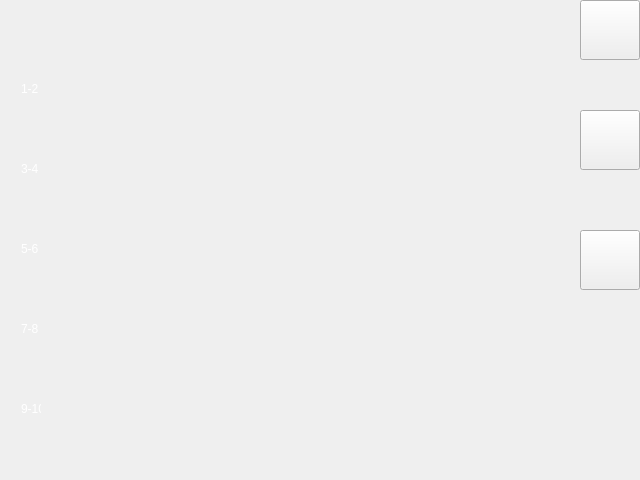
<?xml version="1.0" encoding="UTF-8"?>
<ui version="4.0">
 <class>MainWindow</class>
 <widget class="QMainWindow" name="MainWindow">
  <property name="geometry">
   <rect>
    <x>0</x>
    <y>0</y>
    <width>640</width>
    <height>480</height>
   </rect>
  </property>
  <property name="minimumSize">
   <size>
    <width>640</width>
    <height>480</height>
   </size>
  </property>
  <property name="maximumSize">
   <size>
    <width>640</width>
    <height>480</height>
   </size>
  </property>
  <property name="windowTitle">
   <string>开心每一天</string>
  </property>
  <property name="windowIcon">
   <iconset resource="resource.qrc">
    <normaloff>:/image/image/windowIcon.png</normaloff>:/image/image/windowIcon.png</iconset>
  </property>
  <property name="styleSheet">
   <string notr="true">QMainWindow{
	background-image:url(:/image/image/bk.png)
}</string>
  </property>
  <widget class="QWidget" name="centralWidget">
   <widget class="QPushButton" name="closeButton">
    <property name="geometry">
     <rect>
      <x>580</x>
      <y>0</y>
      <width>60</width>
      <height>60</height>
     </rect>
    </property>
    <property name="toolTip">
     <string>&lt;html&gt;&lt;head/&gt;&lt;body&gt;&lt;p&gt;退出&lt;/p&gt;&lt;/body&gt;&lt;/html&gt;</string>
    </property>
    <property name="whatsThis">
     <string comment="退出" extracomment="退出">&lt;html&gt;&lt;head/&gt;&lt;body&gt;&lt;p&gt;退出&lt;/p&gt;&lt;/body&gt;&lt;/html&gt;</string>
    </property>
    <property name="styleSheet">
     <string notr="true">border-image: url(:/image/image/closeButton.png);</string>
    </property>
    <property name="text">
     <string/>
    </property>
   </widget>
   <widget class="QPushButton" name="addButton">
    <property name="geometry">
     <rect>
      <x>580</x>
      <y>110</y>
      <width>60</width>
      <height>60</height>
     </rect>
    </property>
    <property name="toolTip">
     <string>&lt;html&gt;&lt;head/&gt;&lt;body&gt;&lt;p&gt;增加课程&lt;/p&gt;&lt;/body&gt;&lt;/html&gt;</string>
    </property>
    <property name="whatsThis">
     <string>&lt;html&gt;&lt;head/&gt;&lt;body&gt;&lt;p&gt;添加课程&lt;/p&gt;&lt;/body&gt;&lt;/html&gt;</string>
    </property>
    <property name="styleSheet">
     <string notr="true">border-image: url(:/image/image/addButton.png);</string>
    </property>
    <property name="text">
     <string/>
    </property>
   </widget>
   <widget class="QPushButton" name="aboutButton">
    <property name="geometry">
     <rect>
      <x>580</x>
      <y>230</y>
      <width>60</width>
      <height>60</height>
     </rect>
    </property>
    <property name="toolTip">
     <string>&lt;html&gt;&lt;head/&gt;&lt;body&gt;&lt;p&gt;关于&lt;/p&gt;&lt;/body&gt;&lt;/html&gt;</string>
    </property>
    <property name="styleSheet">
     <string notr="true">border-image: url(:/image/image/aboutButton.png);</string>
    </property>
    <property name="text">
     <string/>
    </property>
   </widget>
   <widget class="QWidget" name="horizontalLayoutWidget">
    <property name="geometry">
     <rect>
      <x>90</x>
      <y>20</y>
      <width>442</width>
      <height>22</height>
     </rect>
    </property>
    <layout class="QHBoxLayout" name="horizontalLayout">
     <property name="spacing">
      <number>60</number>
     </property>
     <item>
      <widget class="QLabel" name="label">
       <property name="styleSheet">
        <string notr="true">QLabel{
	font: 75 15pt &quot;幼圆&quot;;
	color:white;
}</string>
       </property>
       <property name="text">
        <string>周一</string>
       </property>
      </widget>
     </item>
     <item>
      <widget class="QLabel" name="label_2">
       <property name="styleSheet">
        <string notr="true">QLabel{
	font: 75 15pt &quot;幼圆&quot;;
	color:white;
}</string>
       </property>
       <property name="text">
        <string>周二</string>
       </property>
      </widget>
     </item>
     <item>
      <widget class="QLabel" name="label_3">
       <property name="styleSheet">
        <string notr="true">QLabel{
	font: 75 15pt &quot;幼圆&quot;;
	color:white;
}</string>
       </property>
       <property name="text">
        <string>周三</string>
       </property>
      </widget>
     </item>
     <item>
      <widget class="QLabel" name="label_4">
       <property name="styleSheet">
        <string notr="true">QLabel{
	font: 75 15pt &quot;幼圆&quot;;
	color:white;
}</string>
       </property>
       <property name="text">
        <string>周四</string>
       </property>
      </widget>
     </item>
     <item>
      <widget class="QLabel" name="label_5">
       <property name="styleSheet">
        <string notr="true">QLabel{
	font: 75 15pt &quot;幼圆&quot;;
	color:white;
}</string>
       </property>
       <property name="text">
        <string>周五</string>
       </property>
      </widget>
     </item>
    </layout>
   </widget>
   <widget class="QWidget" name="gridLayoutWidget">
    <property name="geometry">
     <rect>
      <x>60</x>
      <y>50</y>
      <width>506</width>
      <height>406</height>
     </rect>
    </property>
    <layout class="QGridLayout" name="gridLayout">
     <property name="spacing">
      <number>1</number>
     </property>
    </layout>
   </widget>
   <widget class="QWidget" name="verticalLayoutWidget">
    <property name="geometry">
     <rect>
      <x>10</x>
      <y>70</y>
      <width>42</width>
      <height>358</height>
     </rect>
    </property>
    <layout class="QVBoxLayout" name="verticalLayout_2">
     <property name="spacing">
      <number>64</number>
     </property>
     <item>
      <widget class="QLabel" name="label_6">
       <property name="styleSheet">
        <string notr="true">QLabel{
	font: 75 15pt &quot;幼圆&quot;;
	color:white;
}</string>
       </property>
       <property name="text">
        <string>1-2</string>
       </property>
      </widget>
     </item>
     <item>
      <widget class="QLabel" name="label_7">
       <property name="styleSheet">
        <string notr="true">QLabel{
	font: 75 15pt &quot;幼圆&quot;;
	color:white;
}</string>
       </property>
       <property name="text">
        <string>3-4</string>
       </property>
      </widget>
     </item>
     <item>
      <widget class="QLabel" name="label_8">
       <property name="styleSheet">
        <string notr="true">QLabel{
	font: 75 15pt &quot;幼圆&quot;;
	color:white;
}</string>
       </property>
       <property name="text">
        <string>5-6</string>
       </property>
      </widget>
     </item>
     <item>
      <widget class="QLabel" name="label_9">
       <property name="styleSheet">
        <string notr="true">QLabel{
	font: 75 15pt &quot;幼圆&quot;;
	color:white;
}</string>
       </property>
       <property name="text">
        <string>7-8</string>
       </property>
      </widget>
     </item>
     <item>
      <widget class="QLabel" name="label_10">
       <property name="styleSheet">
        <string notr="true">QLabel{
	font: 75 15pt &quot;幼圆&quot;;
	color:white;
}</string>
       </property>
       <property name="text">
        <string>9-10</string>
       </property>
      </widget>
     </item>
    </layout>
   </widget>
  </widget>
 </widget>
 <layoutdefault spacing="6" margin="11"/>
 <resources>
  <include location="resource.qrc"/>
 </resources>
 <connections/>
</ui>
